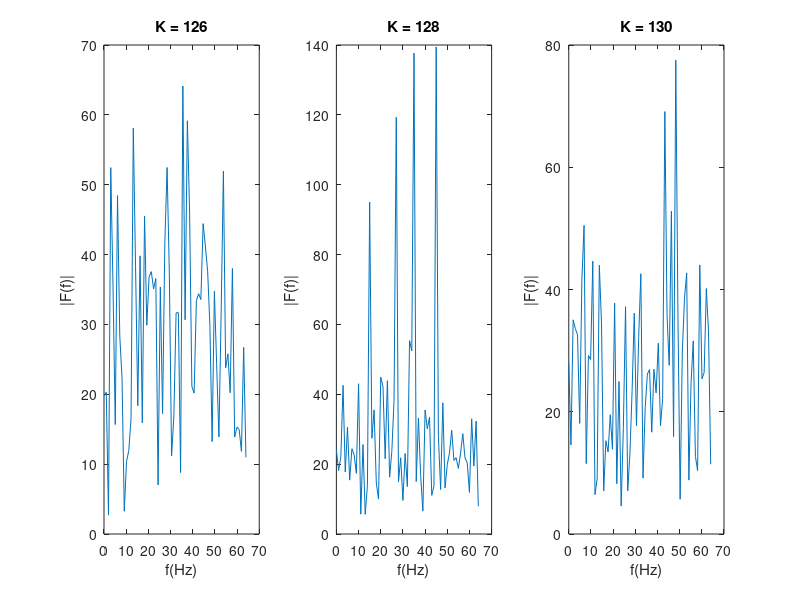

The MATLAB source for this figure:
clear;
load xn.mat;
FS = 128;
% s1 = xn(1:128);
% s2 = xn(1:256);
% s3 = xn(1:512);
% s4 = xn(1:1024);
% s5 = xn(1:1792);
% S1 = fft(s1);
% S2 = fft(s2);
% S3 = fft(s3);
% S4 = fft(s4);
% S5 = fft(s5);
% subplot(2,3,1)
% plot(abs(S1))
% subplot(2,3,2)
% plot(abs(S2))
% subplot(2,3,3)
% plot(abs(S3))
% subplot(2,3,4)
% plot(abs(S4))
% subplot(2,3,5)
% plot(abs(S5))

% L = 13;
% K = 128;
% s = zeros(L, K);
% S = s;
% for iter = 1:L
% 	s(iter, :) = xn((iter-1)*K + 1 : iter*K);
% 	S(iter, :) = fft(s(iter, :));
% end
% rst = zeros(1, K);
% for iter = 1:K
% 	rst(iter) = sum(S(:, iter))/L;
% end
% figure;
% f = FS*(0:(K/2))/K;
% amp = abs(rst(1:K/2+1));
% plot(f,amp);
% xlabel('f(Hz)'); ylabel('|F(f)|');

for ii = 2:2:6
    L = 13;
    K = 124+ii;
	s = zeros(L, K);
	S = s;
	for iter = 1:L
		s(iter, :) = xn((iter-1)*K + 1 : iter*K);
		S(iter, :) = fft(s(iter, :));
	end
	rst = zeros(1, K);
	for iter = 1:K
		rst(iter) = sum(S(:, iter))/L;
    end
	f = FS*(0:(K/2))/K;
	amp = abs(rst(1:K/2+1));
	subplot(1,3,ii/2);
	plot(f,amp);
	xlabel('f(Hz)'); ylabel('|F(f)|'); title(['K = ' num2str(K)]);
end